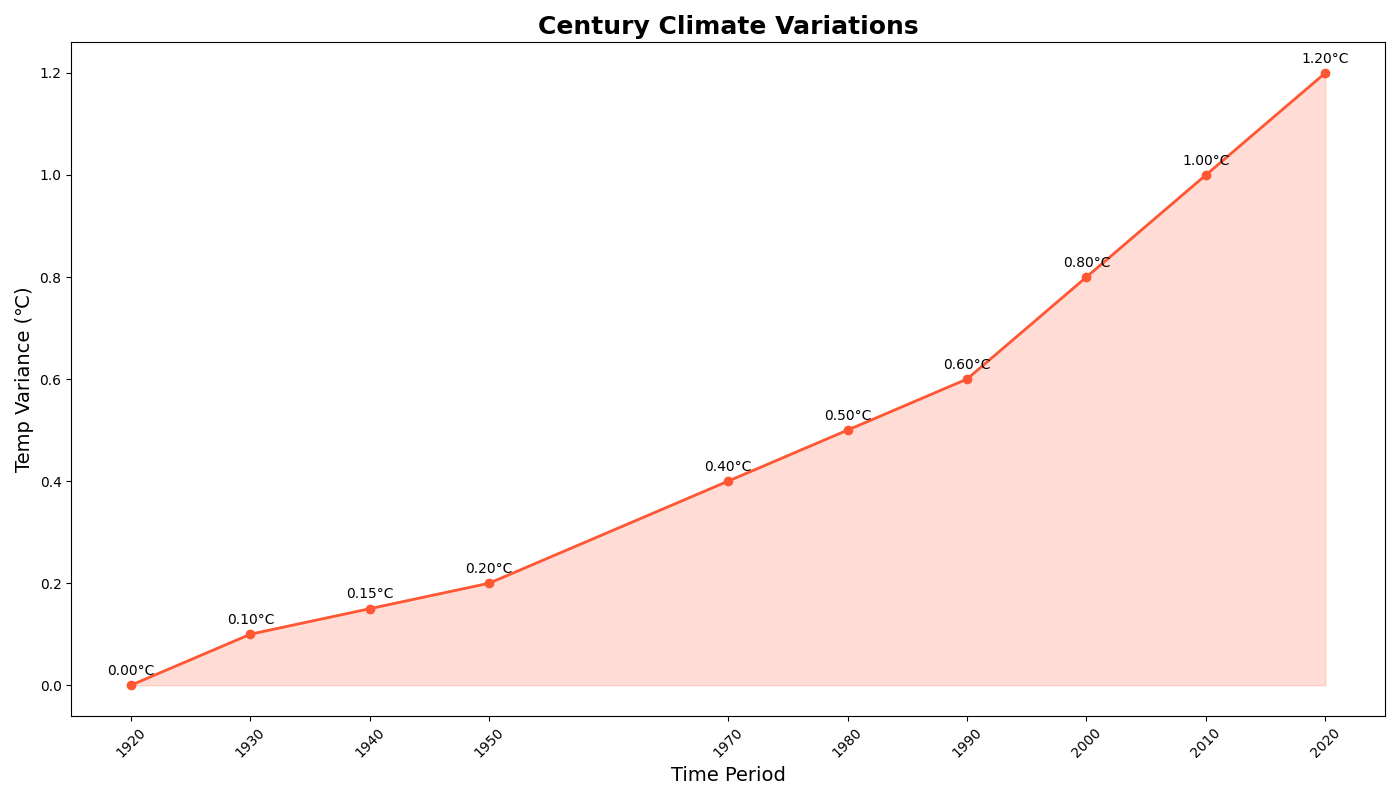

Reproduce this figure in Python.
import matplotlib.pyplot as plt
import numpy as np

decades = np.arange(1920, 2030, 10)
temp_changes = [0.0, 0.1, 0.15, 0.2, 0.25, 0.4, 0.5, 0.6, 0.8, 1.0, 1.2]

# Remove data for period 1960-1970
decades = np.delete(decades, 4)
temp_changes = np.delete(temp_changes, 4)

plt.figure(figsize=(14, 8))

plt.plot(decades, temp_changes, marker='o', linestyle='-', color='#FF5733', linewidth=2)
plt.fill_between(decades, temp_changes, color='#FF5733', alpha=0.2)

for i in range(len(decades)):
    plt.text(decades[i], temp_changes[i]+0.02, f'{temp_changes[i]:.2f}°C', ha='center', fontsize=10)

plt.title('Century Climate Variations', fontsize=18, fontweight='bold')
plt.xlabel('Time Period', fontsize=14)
plt.ylabel('Temp Variance (℃)', fontsize=14)
plt.xticks(decades, rotation=45)
plt.tight_layout()
plt.show()
